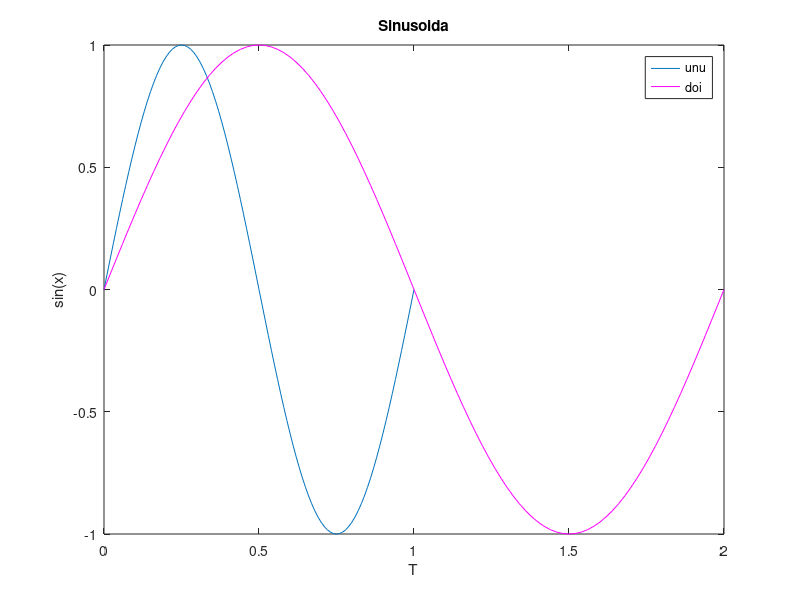

This figure's MATLAB source:
T = [0:0.01:1];
S = sin(2 * pi * T);

T2 = [0:0.02:2];


plot(T, S, T2, S, "m");
xlabel("T");
ylabel("sin(x)");
title("Sinusoida");
legend("unu", "doi");
